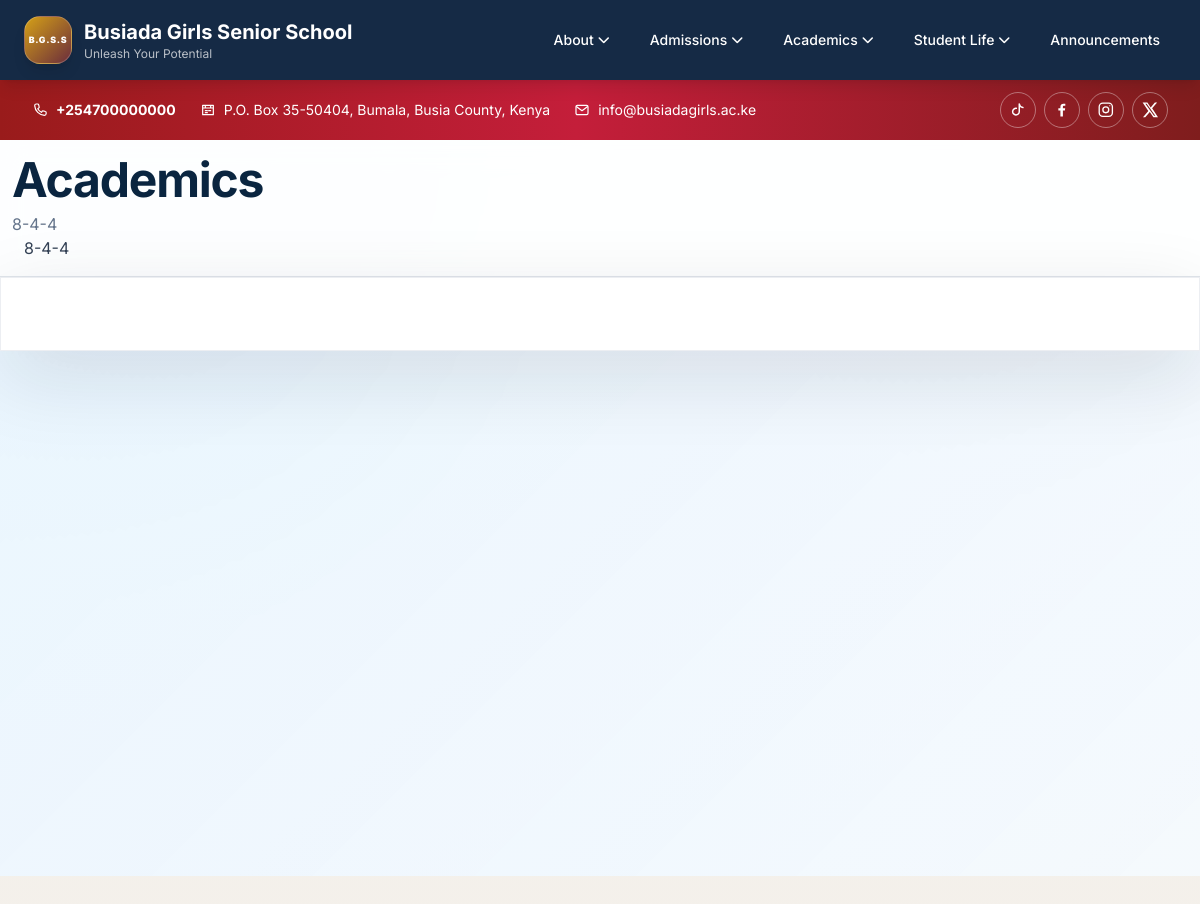
Screenshot of /academics/ with the database file from the repository.
### boarding/models.py (models this page shows, shortened)
class SiteSettings(models.Model):
    site_name = models.CharField(max_length=200, default='Busiada Girls Senior School')
    tagline = models.CharField(max_length=255, blank=True, default='Unleash Your Potential')
    phone_number = models.CharField(
        max_length=30,
        blank=True,
        default='+254700000000',
        help_text='School phone number shown in the red contact ribbon. Include the country code for click-to-call.',
    )
    logo = models.ImageField(
        upload_to='branding/',
        blank=True,
        null=True,
        validators=[validate_logo_file_size],
        help_text='Upload a square logo (PNG/SVG) max 2MB into media/branding/'
    )
    principal_name = models.CharField(max_length=200, blank=True, default='Principal Name', help_text='Full name of the principal')
    principal_title = models.CharField(max_length=100, blank=True, default='Principal', help_text='Principal title or position')
    principal_message = models.TextField(blank=True, default='', help_text='Rich text content for the principal message section')
    principal_image = models.ImageField(
        upload_to='principals/',
        blank=True,
        null=True,
        validators=[validate_image_file_size],
        help_text='Upload a principal portrait image (max 5MB, recommended 600x800 px)'
    )
    class Meta:
        verbose_name = 'Site settings'
        verbose_name_plural = 'Site settings'

class SitePage(models.Model):
    STATUS_CHOICES = [
        ('draft', 'Draft'),
        ('published', 'Published'),
    ]
    slug = models.SlugField(unique=True)
    title = models.CharField(max_length=200)
    category = models.CharField(max_length=100, blank=True, help_text='Optional category or department for this page')
    content = models.TextField(blank=True, null=True)
    try:
        JSONField = models.JSONField
    except AttributeError:
        from django.contrib.postgres.fields import JSONField
        JSONField = JSONField
    sections = JSONField(blank=True, null=True, default=list, help_text='Ordered list of blocks (JSON)')
    stem_learner_population = models.PositiveIntegerField(
        blank=True,
        null=True,
        help_text='Optional learner count shown for the STEM pathway on the Senior School page.',
    )
    social_sciences_learner_population = models.PositiveIntegerField(
        blank=True,
        null=True,
        help_text='Optional learner count shown for the Social Sciences pathway on the Senior School page.',
    )
    featured_image = models.ImageField(
        upload_to='site_pages/',
        blank=True,
        null=True,
        validators=[validate_image_file_size]
    )
    background_image = models.ImageField(
        upload_to='site_pages/backgrounds/',
        blank=True,
        null=True,
        validators=[validate_image_file_size],
        help_text='Upload a background image for the page (max 5MB).'
    )
    author = models.ForeignKey(User, on_delete=models.SET_NULL, null=True, blank=True)
    status = models.CharField(max_length=20, choices=STATUS_CHOICES, default='draft')
    created_at = models.DateTimeField(auto_now_add=True)
    updated_at = models.DateTimeField(auto_now=True)
    class Meta:
        ordering = ['-created_at']

### boarding/views.py (the view, shortened to what this page needs)
# urls.py: path('academics/', views.academics, name='academics'),
def academics(request):
    page = (
        SitePage.objects
        .filter(slug='academics', status='published')
        .prefetch_related('images', 'videos', 'documents')
        .first()
    )
    if not page:
        page = (
            SitePage.objects
            .filter(slug='academics')
            .prefetch_related('images', 'videos', 'documents')
            .first()
        )
    return _render_dynamic_page(request, page)

### templates/boarding/site_page.html (shortened to what this page needs)
{% extends 'boarding/page_template.html' %}
{% block page_title %}{{ page.title }}{% endblock %}
{% block page_subtitle %}{% if page.category %}{{ page.category }}{% endif %}{% endblock %}
{% block page_header %}{% if page.slug != 'admission-process' and page.slug != 'fee-payment' %}{{ block.super }}{% endif %}{% endblock %}
{% block page_content %}
    {% if page.slug == 'fee-payment' %}
    {% include 'boarding/fee_payment_content.html' %}
    {% else %}
    {% include 'boarding/page_sections.html' %}
    {% endif %}
{% endblock %}

### templates/boarding/page_template.html (shortened to what this page needs)
{% extends 'boarding/base.html' %}
{% block content %}
<div class="dynamic-page-fluid {% if gallery_bg_video %}dynamic-page-has-video{% endif %}">
    <div class="dynamic-page-inner container-fluid px-0">
        {% block page_header %}
        <header class="dynamic-page-hero container-fluid px-3 px-md-4 px-xl-5 py-4 py-lg-5 reveal-on-scroll">
            <div class="d-flex flex-column flex-lg-row align-items-start align-items-lg-end justify-content-between gap-3 w-100">
                <div class="min-w-0">
                    <h1 class="dynamic-page-title mb-2 text-3xl md:text-5xl font-bold tracking-tight text-[#0A2540]">{% block page_title %}{% endblock %}</h1>
                    <p class="dynamic-page-subtitle mb-0 text-sm md:text-base text-slate-500">{% block page_subtitle %}{% endblock %}</p>
                </div>
                {% if page.category %}
                <span class="badge rounded-pill text-bg-light px-3 py-2 text-slate-700">{{ page.category }}</span>
                {% endif %}
            </div>
        </header>
        {% endblock %}
        <main class="container-fluid px-0">
            <div class="content-card dynamic-page-content p-3 p-sm-4 p-lg-5 px-xl-6 space-y-8 reveal-on-scroll">
                {% block page_content %}{% endblock %}
            </div>
        </main>
    </div>
</div>
{% endblock %}

### templates/boarding/base.html (shortened to what this page needs)
<!DOCTYPE html>
<html lang="en">
<head>
    <script src="https://cdn.tailwindcss.com"></script>
   <link rel="stylesheet" href="https://cdnjs.cloudflare.com/ajax/libs/font-awesome/6.5.2/css/all.min.css">
   <link rel="stylesheet" href="https://cdnjs.cloudflare.com/ajax/libs/bootstrap-icons/1.11.3/font/bootstrap-icons.min.css">
</head>
<body class="bg-sky-50 text-zinc-900">
    <nav class="site-nav bg-[#152A45] text-white fixed top-0 z-50 shadow-lg">
        <div class="nav-shell mx-auto px-3 sm:px-6">
            <div class="flex items-center justify-between gap-3 py-3 sm:py-4 min-h-[4rem]">
                <a href="{% url 'home' %}" class="brand-wrap flex items-center gap-3 hover:scale-[1.02] transition-transform">
                    <div class="flex h-11 w-11 flex-shrink-0 items-center justify-center whitespace-nowrap rounded-2xl border border-white/20 bg-gradient-to-br from-[#D4A017] to-[#6B2D3C] text-[0.55rem] font-black leading-none tracking-[0.08em] text-white shadow-lg shadow-black/10 md:h-12 md:w-12">B.G.S.S</div>
                    <div class="min-w-0">
                        <span class="brand-title font-bold text-sm sm:text-base md:text-xl">Busiada Girls Senior School</span>
                        <span class="brand-subtitle block text-xs text-white/70">Unleash Your Potential</span>
                    </div>
                </a>
                <div class="hidden lg:flex items-center gap-x-2 text-sm font-medium">
                    <div class="desktop-nav-item relative group">
                        <button type="button" class="nav-dropdown-trigger px-4 py-2 hover:bg-[#4A90C8] rounded-xl flex items-center gap-1 transition-all" data-dropdown-target="about-menu" aria-expanded="false" aria-controls="about-menu">About <i class="fa-solid fa-chevron-down text-xs"></i></button>
                    </div>
                    <div class="desktop-nav-item relative group">
                        <button type="button" class="nav-dropdown-trigger px-4 py-2 hover:bg-[#4A90C8] rounded-xl flex items-center gap-1 transition-all" data-dropdown-target="admissions-menu" aria-expanded="false" aria-controls="admissions-menu">Admissions <i class="fa-solid fa-chevron-down text-xs"></i></button>
                    </div>
                    <div class="desktop-nav-item relative group">
                        <button type="button" class="nav-dropdown-trigger px-4 py-2 hover:bg-[#4A90C8] rounded-xl flex items-center gap-1 transition-all" data-dropdown-target="academics-menu" aria-expanded="false" aria-controls="academics-menu">Academics <i class="fa-solid fa-chevron-down text-xs"></i></button>
                    </div>
                    <div class="desktop-nav-item relative group">
                        <button type="button" class="nav-dropdown-trigger px-4 py-2 hover:bg-[#4A90C8] rounded-xl flex items-center gap-1 transition-all" data-dropdown-target="student-life-menu" aria-expanded="false" aria-controls="student-life-menu">Student Life <i class="fa-solid fa-chevron-down text-xs"></i></button>
                    </div>
                    <a href="{% url 'announcements' %}" class="desktop-nav-item px-4 py-2 hover:bg-[#4A90C8] rounded-xl transition-all">Announcements</a>
                </div>
            </div>
        </div>
    </nav>
    <section class="site-utility-bar text-white" aria-label="School contact information and social media">
        <div class="utility-bar-inner mx-auto flex max-w-7xl flex-wrap items-center justify-between gap-x-6 gap-y-3 px-4 py-3 text-sm sm:px-6 lg:px-8">
            <div class="flex flex-wrap items-center gap-x-6 gap-y-2">
                {% if site_settings.phone_number %}
                <a href="tel:{{ site_settings.phone_number_href }}" class="utility-phone-link" aria-label="Call the school at {{ site_settings.phone_number }}">
                    <span>{{ site_settings.phone_number }}</span>
                </a>
                {% endif %}
                <span class="hidden items-center gap-2 md:inline-flex">
                    <svg class="h-4 w-4 shrink-0" viewBox="0 0 24 24" fill="none" stroke="currentColor" stroke-width="1.8" aria-hidden="true"><path stroke-linecap="round" stroke-linejoin="round" d="M4 5h16v14H4zM4 9h16M8 5v4m8-4v4M8 13h3m2 0h3M8 16h3"/></svg>
                    <span>P.O. Box 35-50404, Bumala, Busia County, Kenya</span>
                </span>
                <a href="mailto:info@busiadagirls.ac.ke" class="hidden items-center gap-2 transition hover:text-white/80 md:inline-flex">
                    <svg class="h-4 w-4 shrink-0" viewBox="0 0 24 24" fill="none" stroke="currentColor" stroke-width="1.8" aria-hidden="true"><rect x="3" y="5" width="18" height="14" rx="2"/><path stroke-linecap="round" stroke-linejoin="round" d="m4 7 8 6 8-6"/></svg>
                    <span>info@busiadagirls.ac.ke</span>
                </a>
            </div>
            <div class="flex items-center gap-2" aria-label="Social media">
                <a href="https://www.tiktok.com/" target="_blank" rel="noopener noreferrer" aria-label="TikTok" class="utility-social-link">
                    <svg viewBox="0 0 24 24" fill="none" stroke="currentColor" stroke-width="2" aria-hidden="true"><path stroke-linecap="round" stroke-linejoin="round" d="M14 4v10.5a4.5 4.5 0 1 1-4-4.47M14 4c.6 3.1 2.4 4.8 5 5"/></svg>
                </a>
                <a href="https://www.facebook.com/" target="_blank" rel="noopener noreferrer" aria-label="Facebook" class="utility-social-link">
                    <svg viewBox="0 0 24 24" fill="currentColor" aria-hidden="true"><path d="M13.5 21v-8h2.7l.4-3h-3.1V8.1c0-.9.3-1.5 1.6-1.5h1.7V3.9c-.3 0-1.3-.1-2.5-.1-2.5 0-4.2 1.5-4.2 4.3V10H7.3v3h2.8v8h3.4Z"/></svg>
                </a>
                <a href="https://www.instagram.com/" target="_blank" rel="noopener noreferrer" aria-label="Instagram" class="utility-social-link">
                    <svg viewBox="0 0 24 24" fill="none" stroke="currentColor" stroke-width="1.8" aria-hidden="true"><rect x="3" y="3" width="18" height="18" rx="5"/><circle cx="12" cy="12" r="4"/><circle cx="17.5" cy="6.5" r=".8" fill="currentColor" stroke="none"/></svg>
                </a>
                <a href="https://x.com/" target="_blank" rel="noopener noreferrer" aria-label="X" class="utility-social-link">
                    <svg viewBox="0 0 24 24" fill="currentColor" aria-hidden="true"><path d="M18.9 2H22l-6.8 7.8L23.2 22h-6.3L12 14.9 5.8 22H2.7l7.3-8.4L2.2 2h6.5l4.5 6.7L18.9 2Zm-1.1 18h1.7L7.7 3.9H5.9L17.8 20Z"/></svg>
                </a>
            </div>
        </div>
    </section>
    <main class="site-main w-full overflow-x-hidden">
            {% block content %}{% endblock %}
    </main>
</body>
</html>

### rows the page displays
SiteSettings: phone_number "+254700000000"
SitePage: title "Academics", category "8-4-4"
